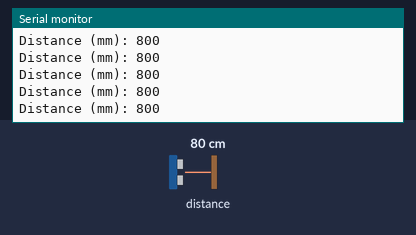
The sketch below on a simulated Arduino Uno, built with avr-gcc and run on an emulated ATmega328P. Parts: the last lines printed to the serial monitor. The inputs (shaded band) are chosen by the test bench; at power-on: distance to the obstacle 80 cm.

Above: at 1.2 s.
1.3 s: distance to the obstacle set to 250 cm
At 1.49 s:
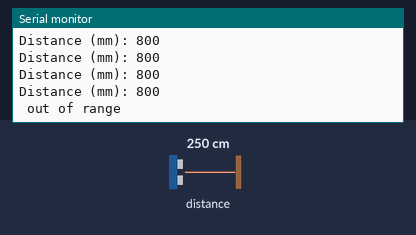
3.4 s: distance to the obstacle set to 2 cm
At 3.49 s:
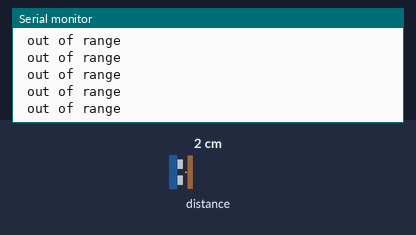
4.9 s: distance to the obstacle set to 299 cm
At 4.95 s:
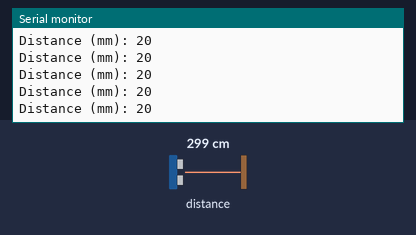

Measured:
- after the input at 1.3 s, the serial monitor: prints a new line after 0.07 s (image 1)

The sketch:

infrared_distance_vl53l0x.ino
```cpp
#include "Adafruit_VL53L0X.h"
Adafruit_VL53L0X lox = Adafruit_VL53L0X();

void setup() {
  Serial.begin(9600);
  lox.begin();
}


void loop() {
  VL53L0X_RangingMeasurementData_t measure;
  lox.rangingTest(&measure, false); //false: non debug mode
  if (measure.RangeStatus != 4) {
    Serial.print("Distance (mm): ");
    Serial.println(measure.RangeMilliMeter);
  } else {
    Serial.println(" out of range ");
  }
  delay(100);
}
```
